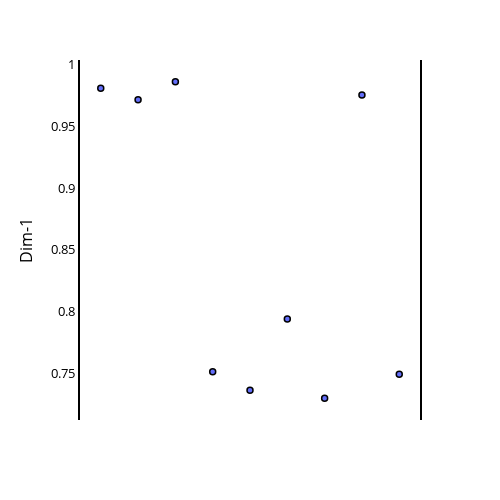

Notebook cell for this chart:
### Code cell
fig = px.scatter(datag, x="feat_name", y="f1")

# Update figure layout
fig.update_layout(paper_bgcolor='white')
fig.update_layout(plot_bgcolor='white')
fig.update_yaxes(color='black')
fig.update_layout(
    yaxis = dict(
        title = "Dim-1",
        zeroline=True,
        showline = True,
        linecolor = 'black',
        mirror=True,
        linewidth = 2
    ),
    xaxis = dict(
        title = "Dim-2",
        mirror=True,
        zeroline=True,
        showline = True,
        linecolor = 'black',
        linewidth = 2,
    ),
    width=500,
    height=500,
    font=dict(
    size=13,
    color="black")
        
)
fig.update_layout(showlegend=True)
fig.update_layout(legend=dict(
    yanchor="bottom",
    y=0.02,
    xanchor="left",
    x=0.8,
    bordercolor="Black",
    borderwidth=1
))

fig.update_xaxes(visible=False, showticklabels=False)

fig.update_xaxes(showgrid=False, gridwidth=0.5, gridcolor='#e3e1e1')
fig.update_yaxes(showgrid=False, gridwidth=0.5, gridcolor='grey')
fig.update_traces(marker_line_color='black', marker_line_width=1.5, opacity=1.0)



fig.show()

### Figure 1 — Plotly figure (JSON) as saved in the notebook; plotly's stock layout.template omitted (floating-point values rounded to 4 significant figures)
{"data": [{"hovertemplate": "feat_name=%{x}<br>f1=%{y}<extra></extra>", "legendgroup": "", "marker": {"color": "#636efa", "line": {"color": "black", "width": 1.5}, "symbol": "circle"}, "mode": "markers", "name": "", "opacity": 1, "orientation": "v", "showlegend": false, "type": "scatter", "x": ["basic_expansion", "basic_expansion lsme", "basic_expansion lsme page_rank", "basic_expansion lsme page_rank degree_centrality closeness_centrality eigenvector_centrality", "closeness_centrality", "degree_centrality", "eigenvector_centrality", "lsme", "page_rank"], "xaxis": "x", "y": [0.981, 0.9717, 0.9863, 0.7512, 0.7362, 0.7938, 0.7297, 0.9755, 0.7492], "yaxis": "y"}], "layout": {"font": {"color": "black", "size": 13}, "height": 500, "legend": {"bordercolor": "Black", "borderwidth": 1, "tracegroupgap": 0, "x": 0.8, "xanchor": "left", "y": 0.02, "yanchor": "bottom"}, "margin": {"t": 60}, "paper_bgcolor": "white", "plot_bgcolor": "white", "showlegend": true, "width": 500, "xaxis": {"anchor": "y", "autorange": true, "domain": [0, 1], "gridcolor": "#e3e1e1", "gridwidth": 0.5, "linecolor": "black", "linewidth": 2, "mirror": true, "range": [-0.5561, 8.556], "showgrid": false, "showline": true, "showticklabels": false, "title": {"text": "Dim-2"}, "type": "category", "visible": false, "zeroline": true}, "yaxis": {"anchor": "x", "autorange": true, "color": "black", "domain": [0, 1], "gridcolor": "grey", "gridwidth": 0.5, "linecolor": "black", "linewidth": 2, "mirror": true, "range": [0.712, 1.004], "showgrid": false, "showline": true, "title": {"text": "Dim-1"}, "type": "linear", "zeroline": true}}}
